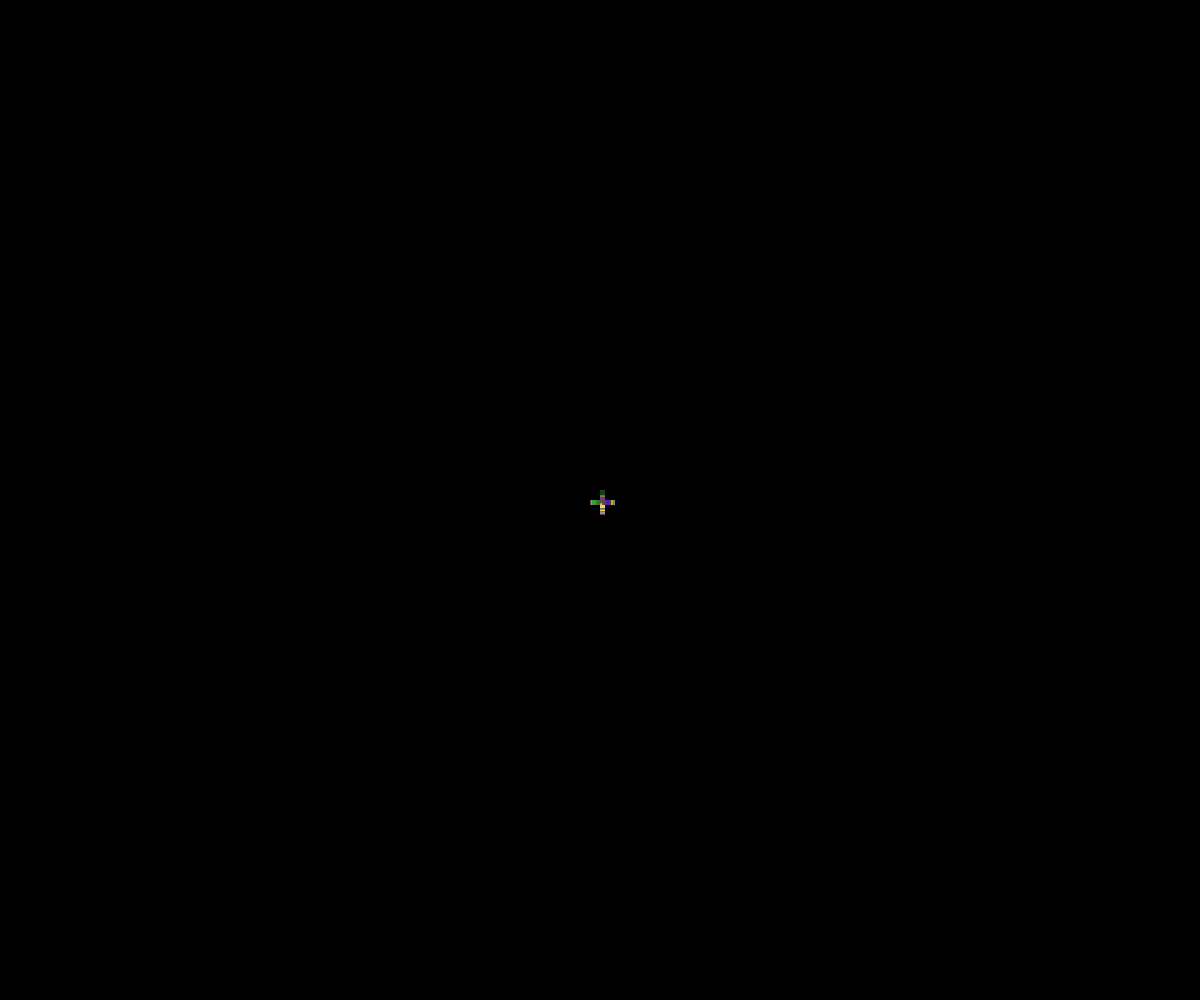
Frame 1 (no input)
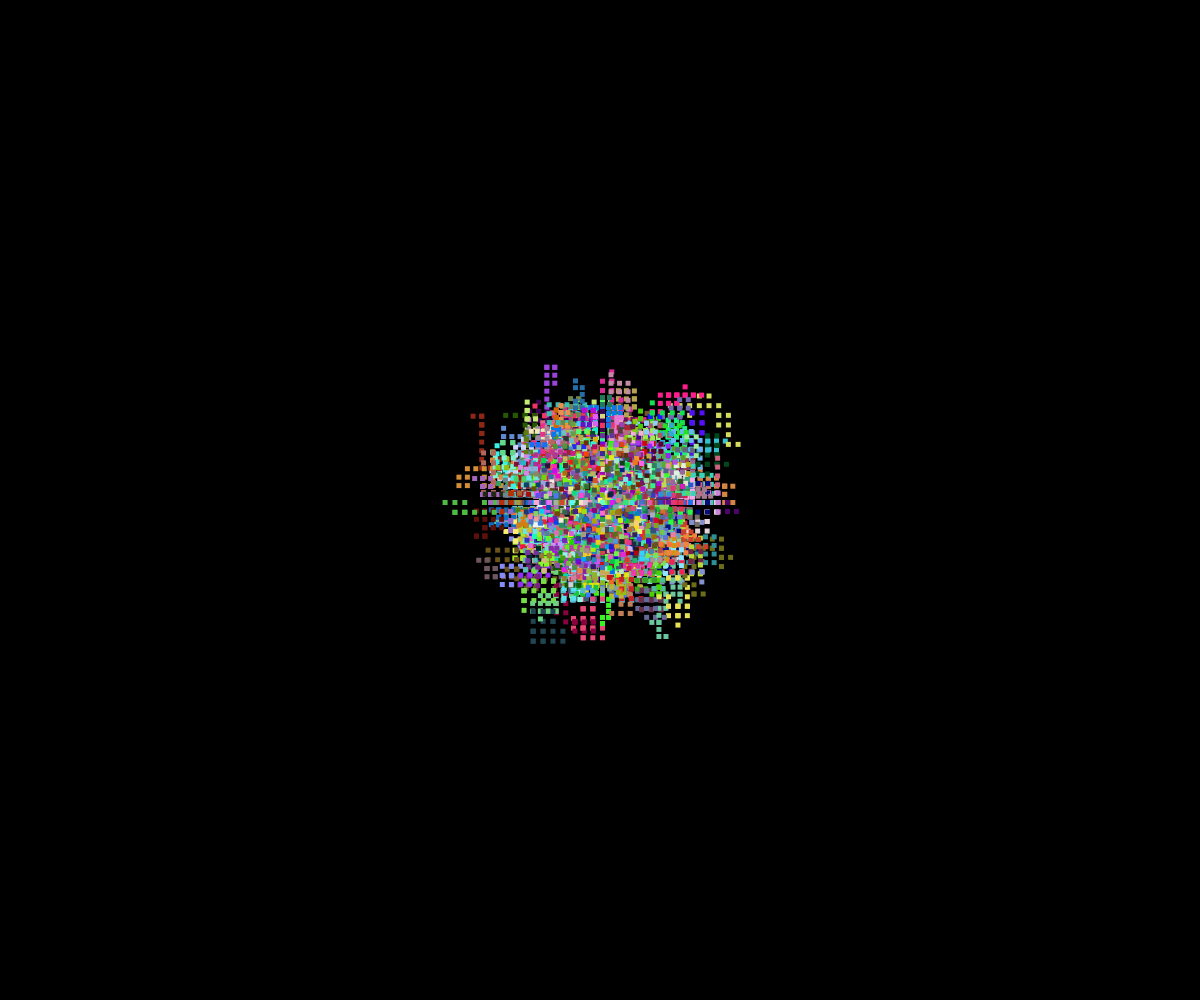
Frame 60 (no input)
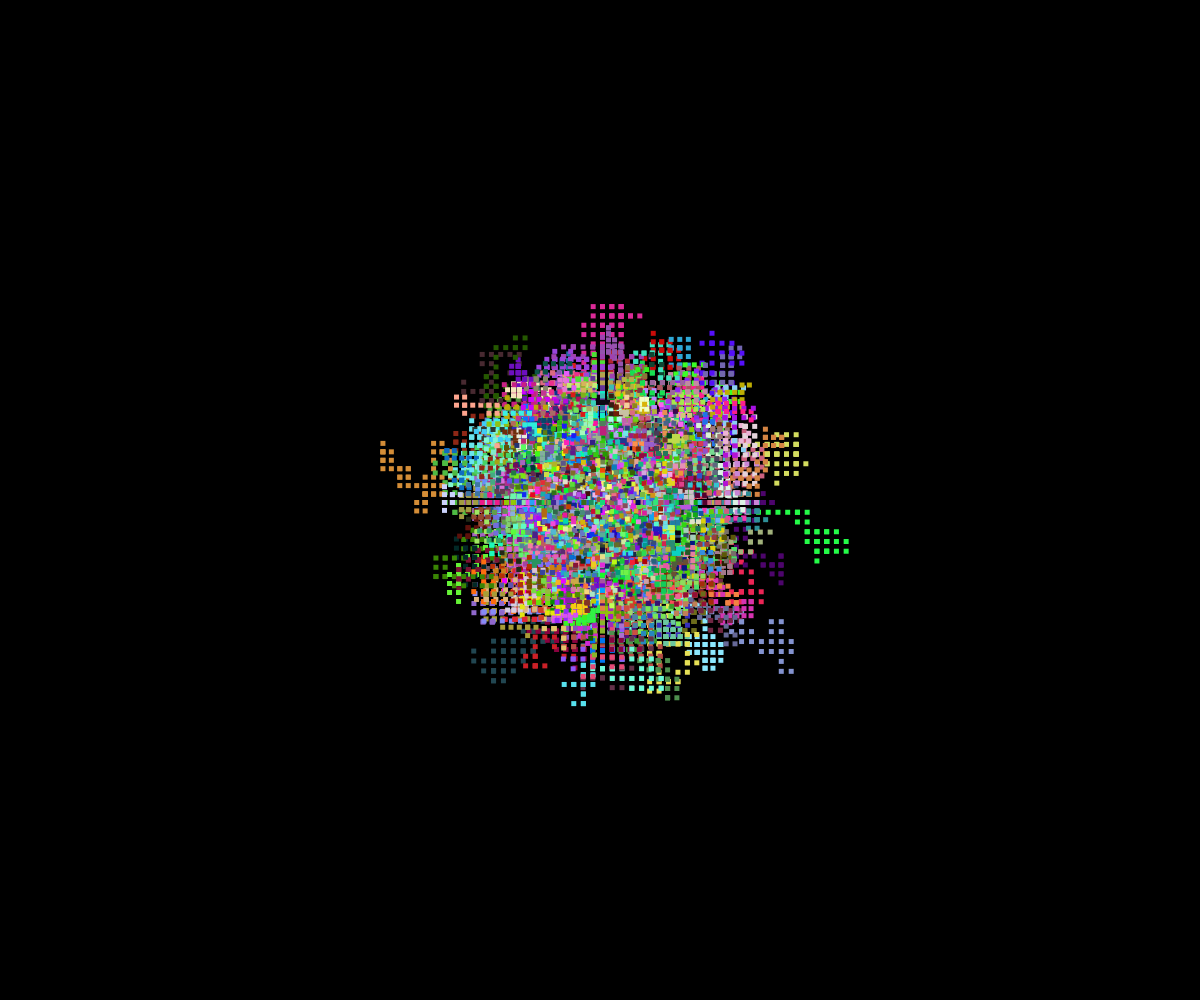
Frame 120 (the mouse pressed at the canvas centre since frame 60)

The p5.js sketch that drew these frames (run headless with seeded random() and noise() and a simulated clock; from frame 60 on, the mouse is pressed at the canvas centre):

// p5.js sketch
// ── sketch.js
// Classes and Objects
// Assiya Boulfiza
// April 8th, 2024
// A first look at making our own classes

//let myWalker; //objects cannot be created before setup()
let walkers = [];
const NUM_WALKERS = 1500;

function setup() {
  createCanvas(windowWidth, windowHeight);
  //myWalker = new Walker(width/2, height/2, color("red"));
  //myWalker2 = new Walker (50, 50, color("blue"));
  for( let i = 0; i < NUM_WALKERS; i++){
    let c = color(random(255), random(255), random(255));
    walkers.push(new Walker(width/2, height/2, c));
  }
  noStroke();
  background(0);
}

function draw() {
  //myWalker.move();
  //myWalker.display();
  //myWalker2.move();
  //myWalker2.display();
  for(let w of walkers){
    w.move();
    w.display();
  }
}

class Walker { 
  //Constructor
  constructor(x, y, c){
    this.x = x;
    this.y = y;
    this.c = c;
    this.speed = random(2, 10);
    this.size = 5;
  }


  //Class Methods
  display(){
    rectMode = (CENTER);
    fill(this.c);
    square(this.x, this.y, this.size);
    
  }

  move(){
    //equally likelt chance of up, down, left, or right
    let choice = Math.floor(random(4));
    if(choice === 0) this.x -= this.speed;
    else if(choice === 1) this.x += this.speed;
    else if(choice === 2) this.y -= this.speed;
    else if(choice === 3) this.y += this.speed;
        
  }


}
